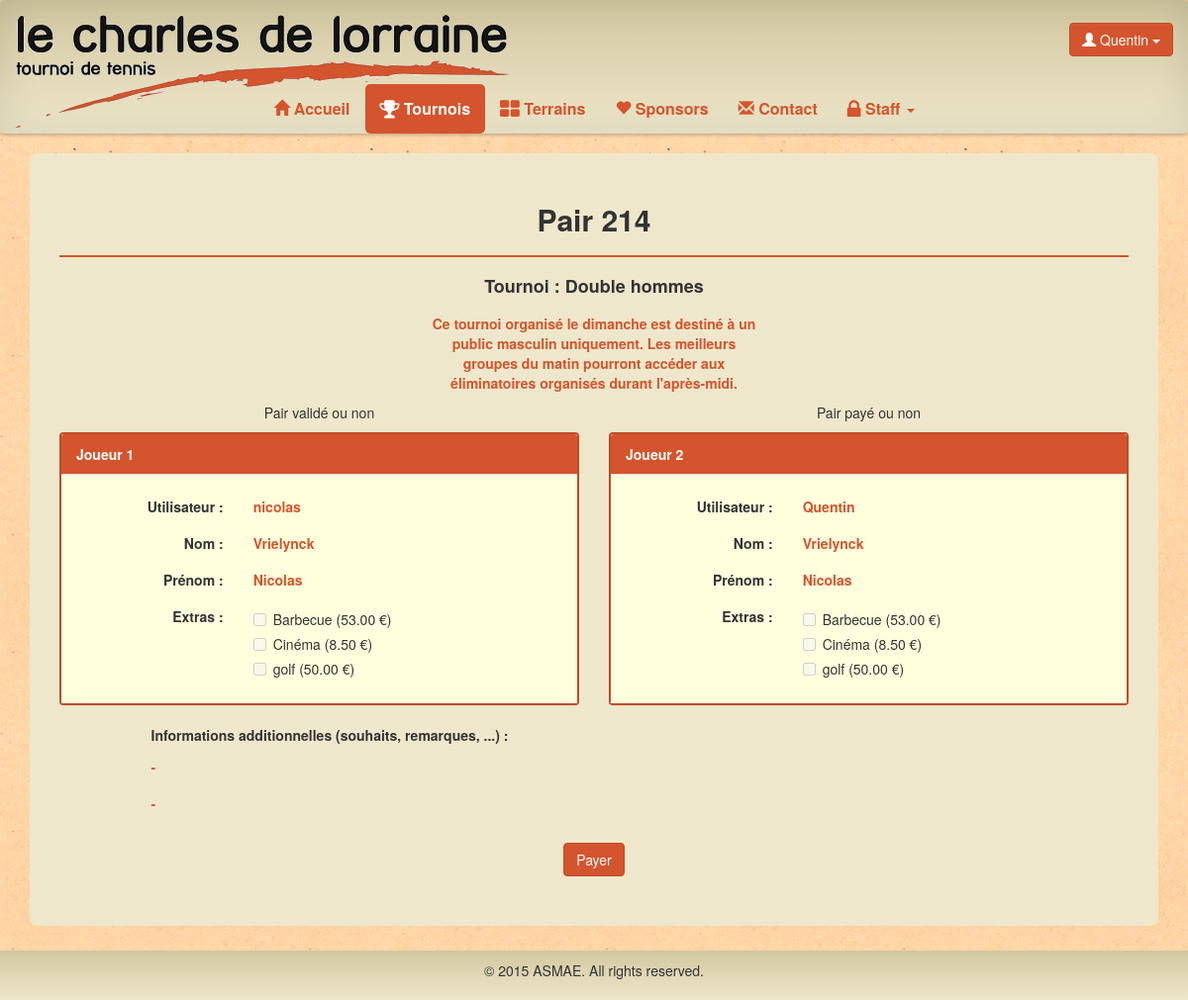
/tennis/tournoi/pair/214 (signed in), run on the app's committed database.
### tennis/models.py (models this page shows, shortened)
class Pair(models.Model):
	id = models.AutoField(primary_key=True, verbose_name="ID")
	tournoi = models.ForeignKey(Tournoi)
	group = models.ForeignKey(Groupe, null=True, default=None)
	user1 = models.ForeignKey(User, related_name='user1', verbose_name = "Utilisateur 1")
	user2 = models.ForeignKey(User, related_name='user2', verbose_name = "Utilisateur 2")
	extra1 = models.ManyToManyField(Extra, related_name='extra1')
	extra2 = models.ManyToManyField(Extra, related_name='extra2')
	comment1 = models.TextField(null=True)
	comment2 = models.TextField(null=True)
	confirm = models.BooleanField(default=False, verbose_name = "Confirmation")
	valid = models.BooleanField(default=False, verbose_name = "Validation")
	pay = models.BooleanField(default=False, verbose_name="Paiement")
	class Meta:
		verbose_name = 'Paire'
		permissions = (
			("Pair", "Manage Pair"),
	)

class Tournoi(models.Model):
	nom = models.CharField(max_length=50,primary_key=True)
	description = models.TextField(null=True)
	jour = models.CharField(max_length=50)
	class Meta:
		verbose_name = 'Tournoi'
		permissions = (
			("TournoiDesFamilles", "Manage tournoi des familles"),
			("DoubleHommes", "Manage double hommes"),
			("DoubleFemmes", "Manage double femmes"),
			("DoubleMixte", "Manage double mixte"),
		)

class Participant(models.Model):
	user = models.OneToOneField(User,null=True)
	titre = models.CharField(max_length=5)
	nom = models.CharField(max_length=30)
	prenom = models.CharField(max_length=30, verbose_name="Prénom")
	rue = models.CharField(max_length=100)
	numero = models.CharField(max_length=10, verbose_name="Numéro")
	boite = models.CharField(max_length=10,null=True)
	codepostal = models.CharField(max_length=10, verbose_name="Code postal")
	localite = models.CharField(max_length=30, verbose_name="Localité")
	telephone = models.CharField(max_length=30,null=True, verbose_name="Téléphone")
	fax = models.CharField(max_length=30,null=True)
	gsm = models.CharField(max_length=30,null=True)
	datenaissance = models.DateTimeField(null=True, verbose_name="Date de naissance")
	classement = models.CharField(max_length=10,null=True)
	oldparticipant = models.BooleanField(default=False)
	isGroupLeader = models.BooleanField(default=False)
	class Meta:
		verbose_name = "Participant"
		permissions = (
			("User", "Manage User"),
			("Droit","Donner droit"),
		)

class Extra(models.Model):
	id = models.AutoField(primary_key=True)
	nom = models.CharField(max_length=30)
	prix = models.DecimalField(max_digits=11,decimal_places=2)
	commentaires = models.TextField(null=True)
	class Meta:
		verbose_name = "Extra"
		permissions = (
			("Extra", "Manage Extra"),
		)

### tennis/views.py (the view)
# urls.py: url(r'^tournoi/pair/(\d+)$','viewPair'),
def viewPair(request,id):
	pair = Pair.objects.filter(id=id)
	if len(pair) <1:
		return redirect(reverse(tournoi))
	pair = Pair.objects.filter(id=id)[0]
	if pair.user1 != request.user and pair.user2 != request.user:
		return redirect(reverse(tournoi))
	if request.user.is_authenticated():
		Ex = Extra.objects.all()
		extra1 = pair.extra1.all()
		extranot1 = list()
		for elem in Ex:
			contained = False
			for el in extra1:
				if elem.id == el.id:
					contained = True
			if contained == False:
				extranot1.append(Extra.objects.filter(id=elem.id)[0])
		extra2 = pair.extra2.all()
		extranot2 = list()
		for elem in Ex:
			contained = False
			for el in extra2:
				if elem.id == el.id:
					contained = True
			if contained == False:
				extranot2.append(Extra.objects.filter(id=elem.id)[0])
		return render(request,'tennis/viewPair.html',locals())
	return redirect(reverse(home))

### tennis/templates/tennis/viewPair.html (shortened to what this page needs)
{% extends "tennis/tournoi.html" %}
{% block body %}
<div class="container">
	<div class="content-box">
		<h2 class="center">Pair {{ pair.id }}</h2>
		<hr class="line">
		<h4 class="center">Tournoi : {{ pair.tournoi.nom }}</h4>
		<div class="row">
			<p class="info center col-sm-offset-4 col-sm-4">{{ pair.tournoi.description }}</p>
		</div>
		<div class="row">
			<div class="col-sm-6">
				<p class="center">Pair validé ou non</p>
			</div>
			<div class="col-sm-6">
				<p class="center">Pair payé ou non</p>
			</div>
		</div>
		<div class="row">
			<div class="col-sm-6">
				<div class="panel panel-default">
					<div class="panel-heading">Joueur 1</div>
					<div class="panel-body">
						<div class="form-group">
					      <label class="info control-label col-sm-4" for="username">Utilisateur : </label>
					      <div class="col-sm-8">
					      	<p class="info">{{ pair.user1.username }}</p>
					      </div>
					    </div>
						<div class="form-group">
					      <label class="info control-label col-sm-4" for="nom">Nom : </label>
					      <div class="col-sm-8">
					      	<p class="info">{{ pair.user1.participant.nom }}</p>
					      </div>
					    </div>
						<div class="form-group">
					      <label class="info control-label col-sm-4" for="username">Prénom : </label>
					      <div class="col-sm-8">
					      	<p class="info">{{ pair.user1.participant.prenom }}</p>
					      </div>
					    </div>
						<div class="form-group">
					      <label class="info control-label col-sm-4" for="username">Extras : </label>
					      <div class="col-sm-8">
					      	{% for extra in Ex %}
					      	<div class="checkbox">
						      <label><input type="checkbox" value="{{ extra.id }}" disabled>{{ extra.nom }} ({{ extra.prix }} €)</label>
						    </div>
						    {% endfor %}
					      </div>
					    </div>
					</div>
				</div>
			</div>
			<div class="col-sm-6">
				<div class="panel panel-default">
					<div class="panel-heading">Joueur 2</div>
					<div class="panel-body">
						<div class="form-group">
					      <label class="info control-label col-sm-4" for="username">Utilisateur : </label>
					      <div class="col-sm-8">
					      	<p class="info">{{ pair.user2.username }}</p>
					      </div>
					    </div>
						<div class="form-group">
					      <label class="info control-label col-sm-4" for="nom">Nom : </label>
					      <div class="col-sm-8">
					      	<p class="info">{{ pair.user1.participant.nom }}</p>
					      </div>
					    </div>
						<div class="form-group">
					      <label class="info control-label col-sm-4" for="username">Prénom : </label>
					      <div class="col-sm-8">
					      	<p class="info">{{ pair.user1.participant.prenom }}</p>
					      </div>
					    </div>
						<div class="form-group">
					      <label class="info control-label col-sm-4" for="username">Extras : </label>
					      <div class="col-sm-8">
					      	{% for extra in Ex %}
					      	<div class="checkbox">
						      <label><input type="checkbox" value="{{ extra.id }}" disabled>{{ extra.nom }} ({{ extra.prix }} €)</label>
						    </div>
						    {% endfor %}
					      </div>
					    </div>
					</div>
				</div>
			</div>
		</div>
		<div class="row">
			<div class="col-sm-10 col-sm-offset-1">
				<label>Informations additionnelles (souhaits, remarques, ...) : </label>
				<p class="info">{% if pair.comment1 %}{{ pair.comment1 }}{% else %} - {% endif %}</p>
				<p class="info">{% if pair.comment2 %}{{ pair.comment2 }}{% else %} - {% endif %}</p>
			</div>
		</div>
		<button class="btn btn-default center-block" onClick="location.href='{% url "tennis.views.payPair" pair.id %}';" style="margin-top:20px;">Payer</button>
	</div>
</div>
{% endblock %}

### tennis/templates/tennis/tournoi.html (shortened to what this page needs)
{% extends "tennis/base.html" %}
{% block nav-tournoi %}class="active"{% endblock %}

### tennis/templates/tennis/base.html (shortened to what this page needs)
<!DOCTYPE html>
<html lang="fr">
<head>
    {% load static from staticfiles %}
  <link rel="stylesheet" type="text/css" href="{% static 'tennis/css/tennis.css' %}">
  <link rel="stylesheet" href="http://maxcdn.bootstrapcdn.com/bootstrap/3.3.5/css/bootstrap.min.css">
  <link rel="stylesheet" href="https://maxcdn.bootstrapcdn.com/font-awesome/4.4.0/css/font-awesome.min.css">
</head>
<body>
      <nav class="effect6 navbar navbar-default" role="navigation">
        <div class="container-fluid">
          <div class="navbar-header" style="width:100%;">
            <a class="navbar-brand navbar-img" style="padding-bottom:70px;" href="{% url "tennis.views.home" %}"><img src="{% static 'tennis/img/logo.png' %}"></a>
            <div class="username btn-group pull-right navbar-btn">
              {% if user.is_authenticated %}
              <button class="btn btn-default dropdown-toggle" type="button" data-toggle="dropdown"><span class="glyphicon glyphicon-user" aria-hidden="true"></span> {{ user.username }}
                <span class="caret"></span></button>
              {% endif %}
            </div>
          </div>
          <div class="collapse navbar-collapse" id="bs-example-navbar-collapse-1">
            <ul class="nav navbar-nav">
              <li {% block nav-home %}{% endblock %}><a href="{% url "tennis.views.home" %}"><span class="glyphicon glyphicon-home" aria-hidden="true"></span> Accueil</a></li>
              {% if user.is_authenticated %}
              <li {% block nav-tournoi %}{% endblock %}><a href="{% url "tennis.views.tournoi" %}"><i class="fa fa-trophy fa-lg"></i> Tournois</a></li>
              <li {% block nav-terrain %}{% endblock %}><a href="{% url "tennis.views.terrain" %}"><i class="fa fa-th-large fa-lg"></i> Terrains</a></li>
              {% endif %}
              <li {% block nav-sponsors %}{% endblock %}><a href="{% url "tennis.views.sponsors" %}"><span class="glyphicon glyphicon-heart" aria-hidden="true"></span> Sponsors</a></li>
              <li {% block nav-contact %}{% endblock %}><a href="{% url "tennis.views.contact" %}"><span class="glyphicon glyphicon-envelope" aria-hidden="true"></span> Contact</a></li>
              {% if perms.auth.Pair or perms.tennis.Extra or perms.auth.User or perms.tennis.Court or perms.tennis.DoubleHommes or perms.tennis.DoubleFemmes or perms.tennis.DoubleMixte or perms.tennis.TournoiDesFamilles or  perms.auth.Droit %}
              <li {% block nav-staff %}class="dropdown"{% endblock %}><a class="dropdown-toggle" data-toggle="dropdown" href="#"><i class="fa fa-lock fa-lg"></i> Staff <span class="caret"></span></a>
              </li>
              {% endif %}
              </ul>
          </div>
        </div>
      </nav>
    <div class="demo">
      {% block body %}
     {% endblock %}
    </div>
    <div class="footer" id="foot01"></div>
</body>
</html

### tennis/static/tennis/css/tennis.css (style rules this page uses)
html { height: 100%; box-sizing: border-box; }
*, *:before, *:after { box-sizing: inherit; }
body { position: relative; margin: 0; padding-bottom: 6rem; min-height: 100%; font-family: "Helvetica Neue", Arial, sans-serif; }
body, html { background-image: url("../img/bg.jpg"); }
h1, h2, h3, h4, h5, h6 { font-weight: bold !important; }
nav { font-size: 16px; background-color: rgba(238, 231, 203, 1); background: -webkit-linear-gradient(top, rgba(209, 199, 159, 1) 0%, rgba(238, 231, 203, 1) 100%); background: linear-gradient(to bottom, rgba(209, 199, 159, 1) 0%, rgba(238, 231, 203, 1) 100%); border-bottom-width: 0px!important; border-width: 0px!important; }
.effect6 { position:relative; -webkit-box-shadow:0 1px 4px rgba(0, 0, 0, 0.3), 0 0 40px rgba(0, 0, 0, 0.1) inset; -moz-box-shadow:0 1px 4px rgba(0, 0, 0, 0.3), 0 0 40px rgba(0, 0, 0, 0.1) inset; box-shadow:0 1px 4px rgba(0, 0, 0, 0.3), 0 0 40px rgba(0, 0, 0, 0.1) inset; }
.effect6:before, .effect6:after { content:""; position:absolute; z-index:-1; -webkit-box-shadow:0 0 20px rgba(0,0,0,0.8); -moz-box-shadow:0 0 20px rgba(0,0,0,0.8); box-shadow:0 0 20px rgba(0,0,0,0.8); top:50%; bottom:0; left:10px; right:10px; -moz-border-radius:100px / 10px; border-radius:100px / 10px; }
.effect6:after { right:10px; left:auto; -webkit-transform:skew(8deg) rotate(3deg); -moz-transform:skew(8deg) rotate(3deg); -ms-transform:skew(8deg) rotate(3deg); -o-transform:skew(8deg) rotate(3deg); transform:skew(8deg) rotate(3deg); }
.navbar-default .navbar-brand { color: black !important; }
.navbar-default .navbar-nav > li > a { color: #D4542D !important; font-weight: bold; }
.navbar-default .navbar-nav > .active > a, .navbar-default .navbar-nav > .active > a:hover, .navbar-default .navbar-nav > .active > a:focus { color: white !important; background-color: #D4542D !important; border-radius: 5px; }
.username, .navbar-img { display: none !important; }
@media (min-width:768px) { .username, .navbar-img { display: inherit!important; float:right; padding-top:15px; text-align: right; } }
@media (min-width:768px) { .navbar-img { display: inherit; } }
@media (min-width:768px) { .navbar .navbar-nav { display: inline-block; float: none; vertical-align: top; } }
@media (min-width:768px) { .navbar .navbar-collapse { text-align: center; } }
.content-box { background-color: rgba(238, 231, 203, 1); border-radius: 8px; padding-top: 30px; padding-bottom: 50px; padding-right: 30px; padding-left: 30px; margin-bottom: 15px; }
.center { text-align:center; }
.btn-default { background-color: #D4542D !important; border-color: #BF4C28 !important; color:white !important; }
hr.line { border-color: #D4542D; border-width: 2px; }
.panel-body { background-color: #FFFFDD; }
.panel-heading { background-color: #D4542D !important; color: white !important; font-weight: bold; }
.panel-default { border: solid 2px #BF4C28 !important; }
p.info { padding-top: 7px; font-weight: bold; color: #D4542D; }
label.info { padding-top: 7px; text-align: right; }
.footer { position: absolute; right: 0; bottom: 0; left: 0; padding: 1rem; background-color: rgba(238, 231, 203, 1); background: -webkit-linear-gradient(top, rgba(209, 199, 159, 1) 0%, rgba(238, 231, 203, 1) 100%); background: linear-gradient(to bottom, rgba(209, 199, 159, 1) 0%, rgba(238, 231, 203, 1) 100%); text-align: center; }

### data on the page
Pair: id "214", tournoi.nom "Double hommes", tournoi.description "Ce tournoi organisé le dimanche est destiné à un public masculin uniquement. Les meilleurs groupes du matin pourront accéder aux éliminatoires organisés durant l'après-midi.", user1.username "nicolas", user1.participant.nom "Vrielynck", user1.participant.prenom "Nicolas", user2.username "Quentin"
Extra: nom "Barbecue", prix "53.00"
Extra: nom "Cinéma", prix "8.50"
Extra: nom "golf", prix "50.00"

### other printed values
{{ user.username }} "Quentin"
